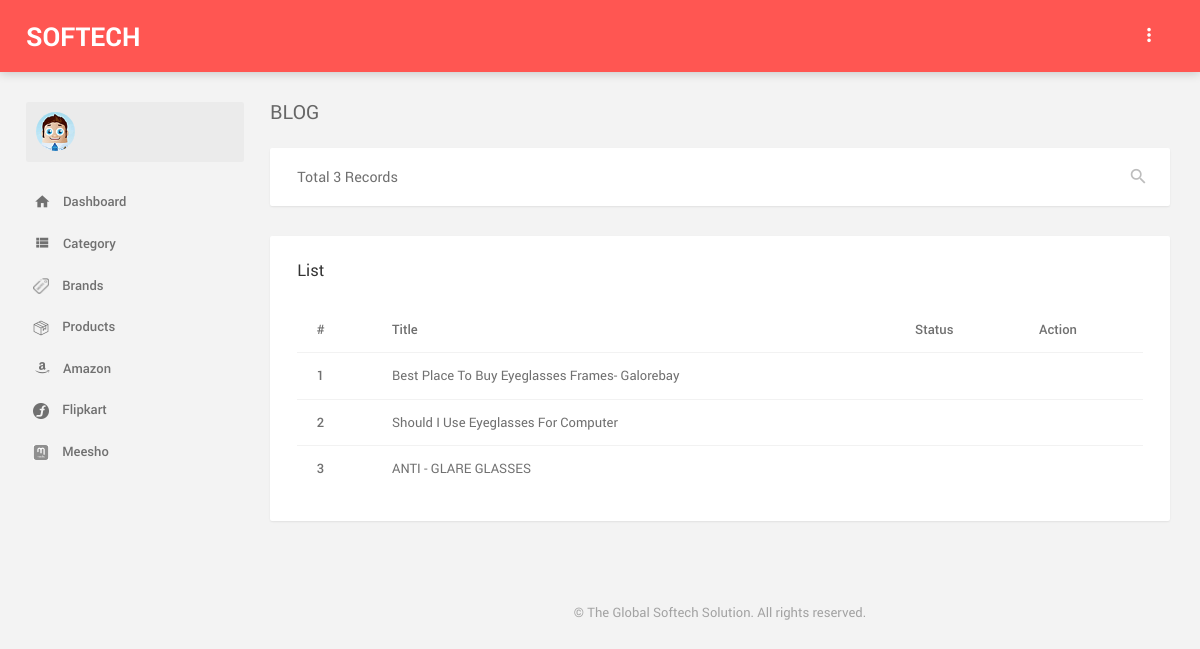
The app's page /index.php/sysadmin/blog with its own data.
### tables this page shows
CREATE TABLE `tbl_blog` (
  `blog_id` int(11) NOT NULL,
  `blog_title` varchar(255) NOT NULL,
  `blog_brief` varchar(1000) NOT NULL,
  `blog_category` int(11) DEFAULT NULL,
  `blog_post` text NOT NULL,
  `image_fids` varchar(50) DEFAULT NULL,
  `related_article` varchar(50) DEFAULT NULL,
  `author` int(11) DEFAULT NULL,
  `url_slug` varchar(255) NOT NULL,
  `status` varchar(15) NOT NULL,
  `h1_tag` varchar(255) DEFAULT NULL,
  `meta_title` varchar(255) NOT NULL,
  `meta_description` varchar(255) NOT NULL,
  `image_title` varchar(255) NOT NULL,
  `image_alt` varchar(255) NOT NULL,
  `date_added` datetime NOT NULL,
  `date_modified` datetime NOT NULL DEFAULT current_timestamp()
);

### index.php (called while the page is built, shortened)
<?php
require_once BASEPATH.'core/CodeIgniter.php';

### application/models/Blog_model.php (called while the page is built, shortened)
<?php if ( ! defined('BASEPATH')) exit('No direct script access allowed');
class Blog_model extends CI_Model{
 protected $table_name = "tbl_blog";
function selectdata($column, $cond, $search,$start="",$limit=""){
	    $limitcond='';
		$condStrArr = array();
 		$condStr = implode(" and ", $condStrArr);
		if($limit!='' || $start!=''){
			$limitcond=' LIMIT '.$start.','.$limit;
		}
 		$sql = "select $column from ".$this->table_name." where 1=1  $condStr $search $limitcond";
        $query_result=$this->db->query($sql);
		$result = $query_result->result();
	    return $result;
 }
}
?>

### application/helpers/general_helper.php (called while the page is built, shortened)
<?php
function getExtraThing($thing=''){
  $CI = & get_instance();
  $extThing =$CI->session->userdata('ExtraThing');;
  return $extThing;
 }

### application/views/sysadmin/blog/list.php (the view, shortened to what this page needs)
<!DOCTYPE html>
<html lang="en">
<head>
  <?php echo $extracss; ?>
  <link rel="stylesheet" href="<?php echo ADMIN_ASSETS_PATH; ?>css/app.min.css">
</head>
<body data-ma-theme="red">
  <main class="main">
    <section class="content">
      <div class="">
        <header class="content__title">
          <h1><?php echo $page_title; ?></h1>
        </header>
        <div class="toolbar">
          <div class="toolbar__label"><span class="hidden-xs-down">Total</span> <?php echo count($total_record); ?> Records</div>
          <div class="actions"> <i class="actions__item zmdi zmdi-search" data-ma-action="toolbar-search-open"></i>
          </div>
        </div>
        <div class="card">
          <div class="card-header">
            <h2 class="card-title">List</h2>
          </div>
          <div class="card-block">
            <div class="table-responsive">
              <table class="table mb-0">
                <thead>
                  <tr>
                    <th>#</th>
                    <th>Title</th>
                    <th>Status</th>
                    <th>Action</th>
                  </tr>
                </thead>
                <tbody id="list_search_result">
                  <?php
                  $i = 1;
                  if (!empty($blog)) {
                    foreach ($blog as $pc) {
                      ?>
                      <tr>
                        <th scope="row"><?php echo $i; ?></th>
                        <td><?php echo $pc->blog_title; ?></td>
                        <td>
                        </td>
                        <td>
                        </td>
                      </tr>
                      <?php $i++;
                    }
                  } else { ?>
                    <tr>
                      <td colspan="5" align="center">No record found...</td>
                    </tr>
                  <?php } ?>
                </tbody>
              </table>
              <table>
                <tr>
                  <td colspan="5" align="right" style="font-size:12px;">
                  </td>
                </tr>
              </table>
            </div>
          </div>
        </div>
    </section>
  </main>
  <?php echo getExtraThing(); ?>
</body>
</html>

### records on screen
tbl_blog: blog_title "Best Place To Buy Eyeglasses Frames- Galorebay"
tbl_blog: blog_title "Should I Use Eyeglasses For Computer"
tbl_blog: blog_title "ANTI - GLARE GLASSES"

### other values on screen
MY_APP "SOFTECH"
$page_title "BLOG"
count($total_record) "3"
